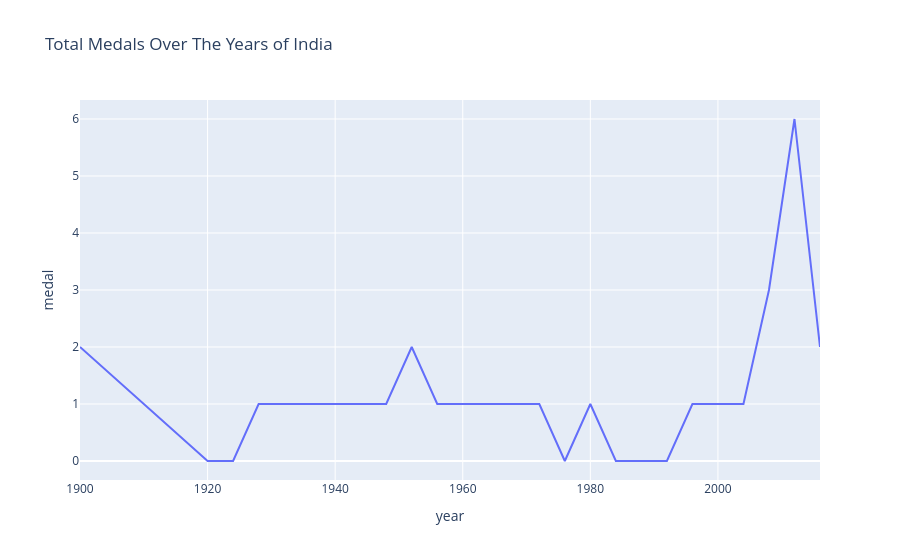

The notebook cell this image was saved under:
### Code cell
fig = px.line(medal_yearwise, x='year', y='medal',
             title='Total Medals Over The Years of India')
fig.show()

### Figure 1 — Plotly figure (JSON) as saved in the notebook; plotly's stock layout.template omitted (floating-point values rounded to 4 significant figures)
{"data": [{"hovertemplate": "year=%{x}<br>medal=%{y}<extra></extra>", "legendgroup": "", "line": {"color": "#636efa", "dash": "solid"}, "marker": {"symbol": "circle"}, "mode": "lines", "name": "", "orientation": "v", "showlegend": false, "type": "scatter", "x": [1900, 1920, 1924, 1928, 1932, 1936, 1948, 1952, 1956, 1960, 1964, 1968, 1972, 1976, 1980, 1984, 1988, 1992, 1996, 2000, 2004, 2008, 2012, 2016], "xaxis": "x", "y": [2, 0, 0, 1, 1, 1, 1, 2, 1, 1, 1, 1, 1, 0, 1, 0, 0, 0, 1, 1, 1, 3, 6, 2], "yaxis": "y"}], "layout": {"legend": {"tracegroupgap": 0}, "title": {"text": "Total Medals Over The Years of India"}, "xaxis": {"anchor": "y", "domain": [0, 1], "title": {"text": "year"}}, "yaxis": {"anchor": "x", "domain": [0, 1], "title": {"text": "medal"}}}}
